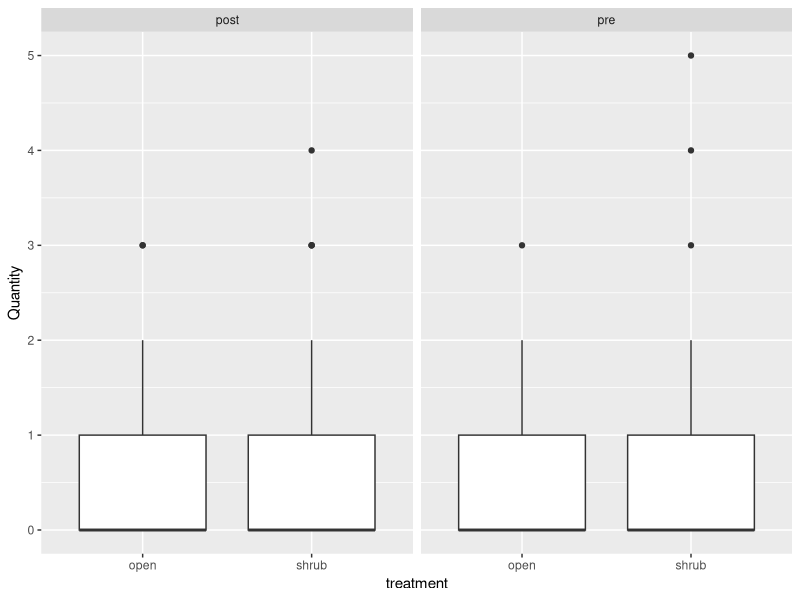
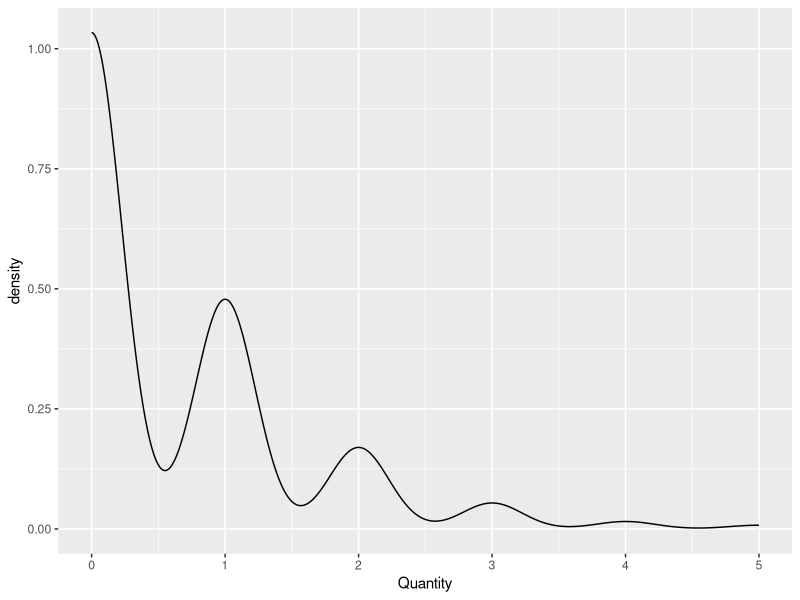

The R source for these figures, in order: (Note: this script raises an error after producing the figures.)
#code to run analyses based on guild but need to better clean species names first 

library(dplyr)
library(tidyr)
library(vegan)
library(ggplot2)

long <- read.csv("pantraps_long.csv")
simp <- read.csv("sp_key_pans.csv")
env <- read.csv("Clean Data/metadata_yesbeetle.csv")

count(simp, simp)

#sum(long$Quantity)
#counts <- count(long, highest.rtu)
#write.csv(counts, "sp_key.csv")

simp.rtu <- right_join(long, simp, by = "highest.rtu")
sum(simp.rtu$Quantity)

simp.rtu <- filter(simp.rtu, simp != "damaged" & simp != "zeroes")


bees <- filter(simp.rtu, simp == "bee")
bees.ag <- bees %>% group_by(uniID, simp) %>% summarise(Quantity = sum(Quantity)) 
sum(bees.ag$Quantity)

bee <- right_join(bees.ag, env, by = "uniID")

bee$Quantity[is.na(bee$Quantity)] <- 0
ggplot(bee, aes(treatment, Quantity)) + geom_boxplot() + facet_grid(~blooming)
a1 <- aov(bee$Quantity ~ bee$blooming + bee$treatment)
summary(a1)
TukeyHSD(a1)

shapiro.test(bee$Quantity)

ggplot(bee, aes(Quantity)) + geom_density()
bee$repID <- paste(bee$plant.id, bee$treatment)
bee$blooming <- relevel(bee$blooming, "pre")

bee1 <- glmer.nb(Quantity ~ blooming + treatment + (1|repID), data = bee)
bee1 <- glmer(Quantity ~ blooming * treatment + (1|repID), family = poisson, data = bee)
bee2<- glmer(Quantity ~ blooming + treatment + (1|repID), family = poisson, data = bee)
beenull<- glmer(Quantity ~  (1|repID), family = poisson, data = bee)

overdisp_fun(bee1)
summary(bee1)
summary(bee2)

car::Anova(bee2, type =2)

simp.rtu <- filter(simp.rtu, sp.simp == "bee" | sp.simp == "syrphid" | sp.simp == "micro beefly" | sp.simp == "beetle" | sp.simp == "fly")
count <- simp.rtu %>% group_by(., sp.simp) %>% summarise(.,sum(Quantity))


simp.rtu <- filter(simp.rtu, sp.simp != "beetle")
ggplot(simp.rtu, aes(sp.simp, Quantity)) + geom_bar(stat="identity") + facet_grid(treatment~blooming) + theme(axis.text.x = element_text(angle = 90, hjust = 1))

#maybe run analyses without beetles?
# try filtering out first and last 5 days
simp.rtu <- filter(simp.rtu, date == "4.17.2017" | date == "4.19.2017" | date == "4.20.2017" | date == "4.22.2017" | date == "4.23.2017" | date == "4.26.2017")

ggplot(simp.rtu, aes(date, Quantity)) + geom_bar(stat = "identity") + facet_grid(~treatment) + theme(axis.text.x = element_text(angle = 90, hjust = 1))


bees <- filter(simp.rtu, sp.simp == "bee")
a1 <- aov(bees$Quantity ~ bees$blooming)


bee.gr <- bees %>% group_by(., uniID) %>% summarise(., Quantity = sum(Quantity))
bee.gr <- right_join(metadata, bee.gr, by = "uniID")
a1 <- aov(bee.gr$Quantity ~ bee.gr$blooming * bee.gr$treatment)
summary(a1)

syrphid <- filter(simp.rtu, sp.simp == "beefly")
syrphid.gr <- syrphid %>% group_by(., uniID) %>% summarise(., Quantity = sum(Quantity))
syrphid.gr <- right_join(metadata, syrphid.gr, by = "uniID")
a1 <- aov(syrphid.gr$Quantity ~ syrphid.gr$blooming + syrphid.gr$treatment)
summary(a1)
TukeyHSD(a1)
syrphid.gr %>% group_by(., treatment, blooming) %>% summarise(., Quantity = sum(Quantity))

rt <- simp.rtu %>% group_by(., uniID) %>% summarise(., Quantity = sum(Quantity))
rt <- right_join(metadata, rt, by = "uniID")
ggplot(simp.rtu, aes(sp.simp, Quantity, fill = treatment)) + geom_bar(stat="identity", position = "dodge") + facet_grid(~blooming) + coord_flip()
